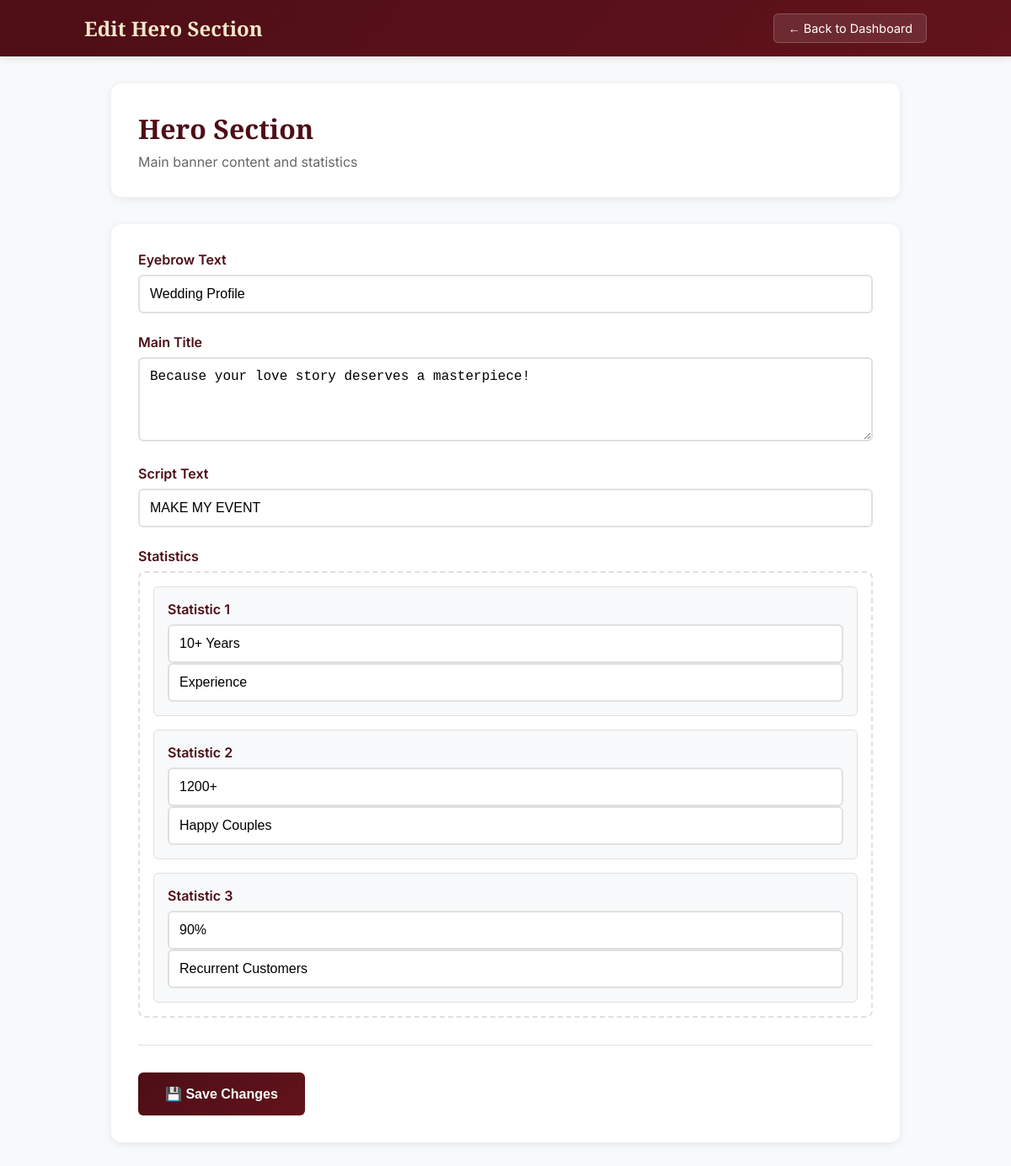
The page /admin/edit-section.php?section=hero (signed in) on the database its author committed.
### tables this page shows
CREATE TABLE content_sections (
            id INTEGER PRIMARY KEY AUTOINCREMENT,
            section_name TEXT UNIQUE NOT NULL,
            content TEXT NOT NULL,
            updated_at TIMESTAMP DEFAULT CURRENT_TIMESTAMP,
            updated_by TEXT
        );

### admin/edit-section.php (the view, shortened to what this page needs)
<?php
$db = new Database();
$conn = $db->getConnection();
$section = $_GET['section'] ?? '';
try {
    $query = "SELECT content FROM content_sections WHERE section_name = ?";
    $stmt = $conn->prepare($query);
    $stmt->execute([$section]);
    $result = $stmt->fetch(PDO::FETCH_ASSOC);
    $current_content = $result ? json_decode($result['content'], true) : [];
} catch (Exception $e) {
    $current_content = [];
}
$section_configs = [
    'hero' => [
        'title' => 'Hero Section',
        'description' => 'Main banner content and statistics',
        'fields' => [
            'eyebrow' => ['label' => 'Eyebrow Text', 'type' => 'text'],
            'title' => ['label' => 'Main Title', 'type' => 'textarea'],
            'script' => ['label' => 'Script Text', 'type' => 'text'],
            'stats' => ['label' => 'Statistics', 'type' => 'stats']
        ]
    ],
    'about' => [
        'title' => 'About Section',
        'description' => 'Company information and story',
        'fields' => [
            'eyebrow' => ['label' => 'Eyebrow Text', 'type' => 'text'],
            'title' => ['label' => 'Section Title', 'type' => 'textarea'],
            'description' => ['label' => 'Description', 'type' => 'textarea']
        ]
    ],
    'segments' => [
        'title' => 'Our Segments',
        'description' => 'Service packages and offerings',
        'fields' => [
            'title' => ['label' => 'Section Title', 'type' => 'text'],
            'items' => ['label' => 'Service Items', 'type' => 'segments']
        ]
    ],
    'contact' => [
        'title' => 'Contact Information',
        'description' => 'Contact details and location',
        'fields' => [
            'eyebrow' => ['label' => 'Eyebrow Text', 'type' => 'text'],
            'title' => ['label' => 'Section Title', 'type' => 'text'],
            'address' => ['label' => 'Address', 'type' => 'textarea'],
            'phone' => ['label' => 'Phone Number', 'type' => 'text'],
            'email' => ['label' => 'Email Address', 'type' => 'email'],
            'map_query' => ['label' => 'Map Search Query', 'type' => 'text']
        ]
    ],
    'navigation' => [
        'title' => 'Navigation Menu',
        'description' => 'Website navigation links',
        'fields' => [
            'links' => ['label' => 'Navigation Links', 'type' => 'navigation']
        ]
    ],
    'footer' => [
        'title' => 'Footer',
        'description' => 'Footer text and copyright',
        'fields' => [
            'text' => ['label' => 'Footer Text', 'type' => 'text']
        ]
    ]
];
$config = $section_configs[$section];
?>
<!DOCTYPE html>
<html lang="en">
<head>
</head>
<body>
    <div class="header">
        <div class="header-content">
            <div class="logo">
                <h1>Edit <?php echo $config['title']; ?></h1>
            </div>
            <a href="dashboard.php" class="back-btn">← Back to Dashboard</a>
        </div>
    </div>
    <div class="container">
        <div class="section-header">
            <h2><?php echo $config['title']; ?></h2>
            <p><?php echo $config['description']; ?></p>
        </div>
        <div class="form-container">
            <form method="POST">
                <?php foreach ($config['fields'] as $field_name => $field_config): ?>
                    <div class="form-group">
                        <label><?php echo $field_config['label']; ?></label>
                        <?php if ($field_config['type'] === 'text' || $field_config['type'] === 'email'): ?>
                            <input type="<?php echo $field_config['type']; ?>"
                                   name="content[<?php echo $field_name; ?>]"
                                   value="<?php echo htmlspecialchars($current_content[$field_name] ?? ''); ?>">
                        <?php elseif ($field_config['type'] === 'textarea'): ?>
                            <textarea name="content[<?php echo $field_name; ?>]" rows="3"><?php echo htmlspecialchars($current_content[$field_name] ?? ''); ?></textarea>
                        <?php elseif ($field_config['type'] === 'stats'): ?>
                            <div class="stats-container">
                                <?php $stats = $current_content[$field_name] ?? []; ?>
                                <?php foreach ($stats as $index => $stat): ?>
                                    <div class="stat-item">
                                        <div class="item-header">
                                            <span class="item-title">Statistic <?php echo $index + 1; ?></span>
                                        </div>
                                        <input type="text" placeholder="Number (e.g., 10+ Years)"
                                               name="content[<?php echo $field_name; ?>][<?php echo $index; ?>][number]"
                                               value="<?php echo htmlspecialchars($stat['number'] ?? ''); ?>">
                                        <input type="text" placeholder="Label (e.g., Experience)"
                                               name="content[<?php echo $field_name; ?>][<?php echo $index; ?>][label]"
                                               value="<?php echo htmlspecialchars($stat['label'] ?? ''); ?>">
                                    </div>
                                <?php endforeach; ?>
                            </div>
                        <?php endif; ?>
                    </div>
                <?php endforeach; ?>
                <div class="form-actions">
                    <button type="submit" name="update_content" class="save-btn">
                        💾 Save Changes
                    </button>
                </div>
            </form>
        </div>
    </div>
</body>
</html>

### admin/edit-section.php (style rules this page uses)
* { box-sizing: border-box; }
body { margin: 0; font-family: Inter, system-ui, sans-serif; background: #f8f9fa; color: #333; }
.header { background: linear-gradient(135deg, #4d0e16 0%, #62131b 100%); color: white; padding: 1rem 2rem; box-shadow: 0 2px 10px rgba(0,0,0,0.1); }
.header-content { display: flex; justify-content: space-between; align-items: center; max-width: 1000px; margin: 0 auto; }
.logo h1 { font-family: "Playfair Display", serif; margin: 0; font-size: 1.5rem; color: #f1e7c9; }
.back-btn { background: rgba(255, 255, 255, 0.1); color: white; padding: 0.5rem 1rem; border: 1px solid rgba(255, 255, 255, 0.2); border-radius: 6px; text-decoration: none; font-size: 0.9rem; transition: all 0.3s ease; }
.container { max-width: 1000px; margin: 0 auto; padding: 2rem; }
.section-header { background: white; padding: 2rem; border-radius: 12px; box-shadow: 0 2px 10px rgba(0,0,0,0.08); margin-bottom: 2rem; }
.section-header h2 { font-family: "Playfair Display", serif; color: #4d0e16; margin: 0 0 0.5rem 0; font-size: 2rem; }
.section-header p { color: #666; margin: 0; }
.form-container { background: white; padding: 2rem; border-radius: 12px; box-shadow: 0 2px 10px rgba(0,0,0,0.08); }
.form-group { margin-bottom: 1.5rem; }
label { display: block; margin-bottom: 0.5rem; font-weight: 600; color: #4d0e16; }
input[type="text"], input[type="email"], textarea { width: 100%; padding: 0.75rem; border: 2px solid #e0e0e0; border-radius: 6px; font-size: 1rem; transition: border-color 0.3s ease; }
textarea { min-height: 100px; resize: vertical; }
.stats-container, .segments-container, .navigation-container { border: 2px dashed #e0e0e0; border-radius: 8px; padding: 1rem; }
.stat-item, .segment-item, .nav-item { background: #f8f9fa; padding: 1rem; margin-bottom: 1rem; border-radius: 6px; border: 1px solid #e0e0e0; }
.stat-item:last-child, .segment-item:last-child, .nav-item:last-child { margin-bottom: 0; }
.item-header { display: flex; justify-content: between; align-items: center; margin-bottom: 0.5rem; }
.item-title { font-weight: 600; color: #4d0e16; }
.form-actions { display: flex; gap: 1rem; margin-top: 2rem; padding-top: 2rem; border-top: 1px solid #e0e0e0; }
.save-btn { background: linear-gradient(135deg, #4d0e16 0%, #62131b 100%); color: white; padding: 1rem 2rem; border: none; border-radius: 6px; font-size: 1rem; font-weight: 600; cursor: pointer; transition: all 0.3s ease; }

### rows shown on the page
content_sections: content "Wedding Profile", content "Because your love story deserves a masterpiece!", content "MAKE MY EVENT"

### other values the page prints
$config['title'] "Hero Section"
$config['description'] "Main banner content and statistics"
$field_config['label'] "Eyebrow Text"
$field_config['label'] "Main Title"
$field_config['label'] "Script Text"
$field_config['label'] "Statistics"
